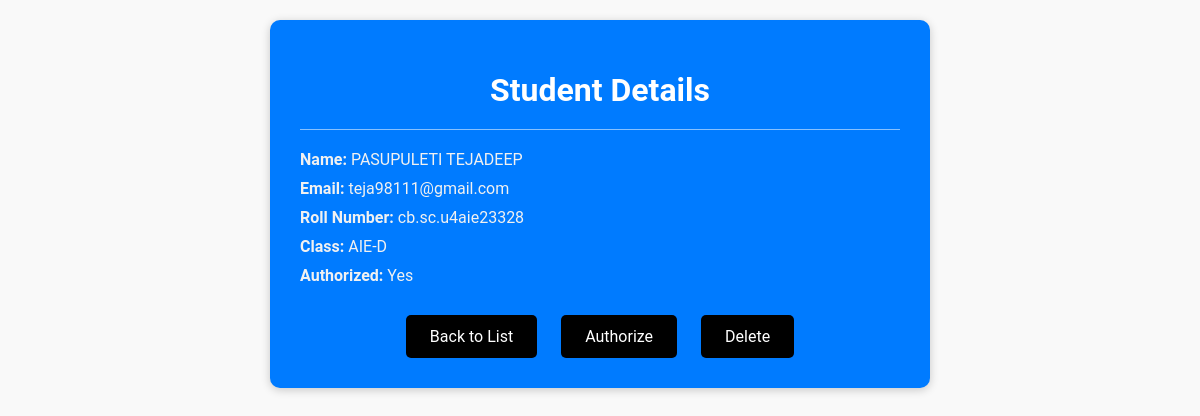
The app's page /students/65/ (signed in) with its own data.
### app1/models.py (models this page shows, shortened)
class Student(models.Model):
    name = models.CharField(max_length=100)
    email = models.EmailField()
    roll_number = models.CharField(max_length=20, unique=True)
    student_class = models.CharField(max_length=10)
    username = models.CharField(max_length=50, unique=True, null=False, default='temp_username')
    password = models.CharField(max_length=100)
    image = models.ImageField(upload_to='student_images/', blank=True, null=True)
    authorized = models.BooleanField(default=False)

### app1/views.py (the view)
# urls.py: path('students/<int:pk>/', views.student_detail, name='student-detail'),
@login_required
@user_passes_test(is_admin)
def student_detail(request, pk):
    student = get_object_or_404(Student, pk=pk)
    return render(request, 'student_detail.html', {'student': student})

### app1/views.py (called while the page is built)
def is_admin(user):
    return user.is_superuser

### templates/student_detail.html (shortened to what this page needs)
<!DOCTYPE html>
<html lang="en">
<head>
</head>
<body>
    <div class="container">
        <h1>Student Details</h1>
        <div class="student-details">
            <div class="detail"><strong>Name:</strong> {{ student.name }}</div>
            <div class="detail"><strong>Email:</strong> {{ student.email }}</div>
            <div class="detail"><strong>Roll Number:</strong> {{ student.roll_number }}</div>
            <div class="detail"><strong>Class:</strong> {{ student.student_class }}</div>
            <div class="detail"><strong>Authorized:</strong> {% if student.authorized %} Yes {% else %} No {% endif %}</div>
        </div>
        <div class="actions">
            <a href="{% url 'student-list' %}">Back to List</a>
            <a href="{% url 'student-authorize' pk=student.pk %}">Authorize</a>
            <a href="{% url 'student-delete' pk=student.pk %}">Delete</a>
        </div>
    </div>
</body>
</html>

### templates/student_detail.html (style rules this page uses)
body { font-family: 'Roboto', Arial, sans-serif; background-color: #f9f9f9; margin: 0; padding: 0; }
.container { max-width: 600px; margin: 20px auto; background-color: #007bff; color: white; padding: 30px; border-radius: 10px; box-shadow: 0 2px 10px rgba(0,0,0,0.2); transition: background-color 0.3s ease, color 0.3s ease, box-shadow 0.3s ease; }
h1 { text-align: center; color: white; margin-bottom: 20px; transition: color 0.3s ease; }
.student-details { border-top: 1px solid #ffffff88; padding-top: 20px; margin-bottom: 30px; }
.detail { margin-bottom: 10px; color: #f1f1f1; transition: color 0.3s ease; }
.actions { margin-top: 20px; text-align: center; }
.actions a { display: inline-block; margin: 0 10px; padding: 12px 24px; background-color: black; color: white; border-radius: 5px; text-decoration: none; transition: box-shadow 0.3s ease-in-out, background-color 0.3s ease, color 0.3s ease; }

### records on screen
Student: name "PASUPULETI TEJADEEP", email "teja98111@gmail.com", roll_number "cb.sc.u4aie23328", student_class "AIE-D"
